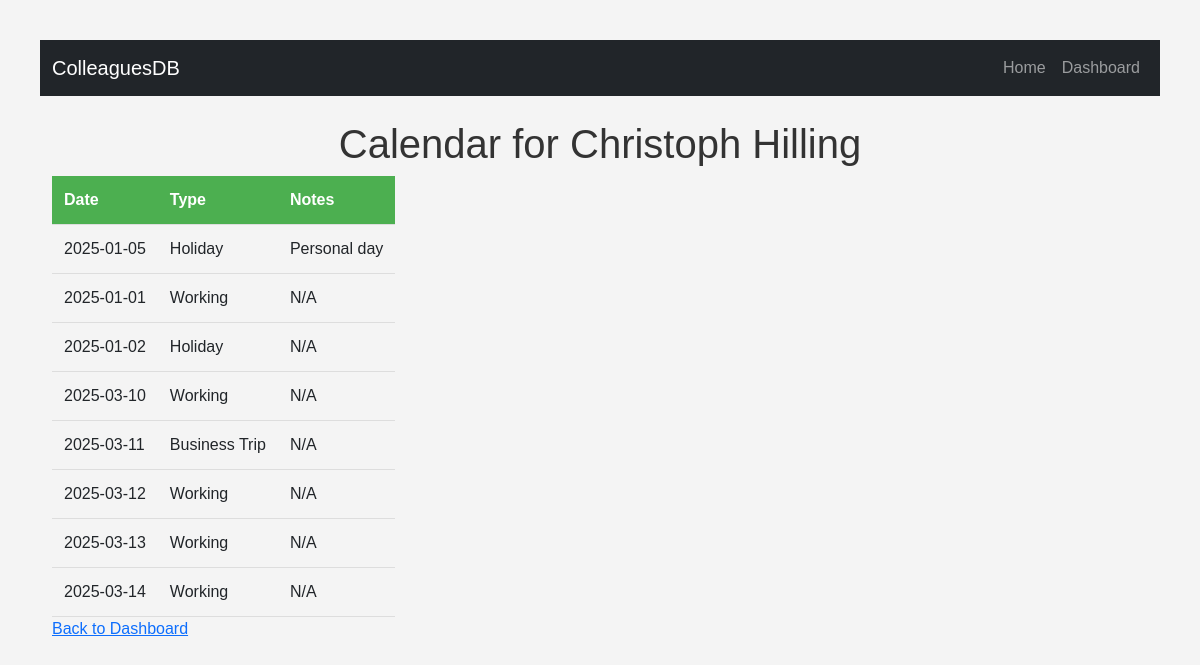
/calendar/1, run on an earlier commit of the app's database.
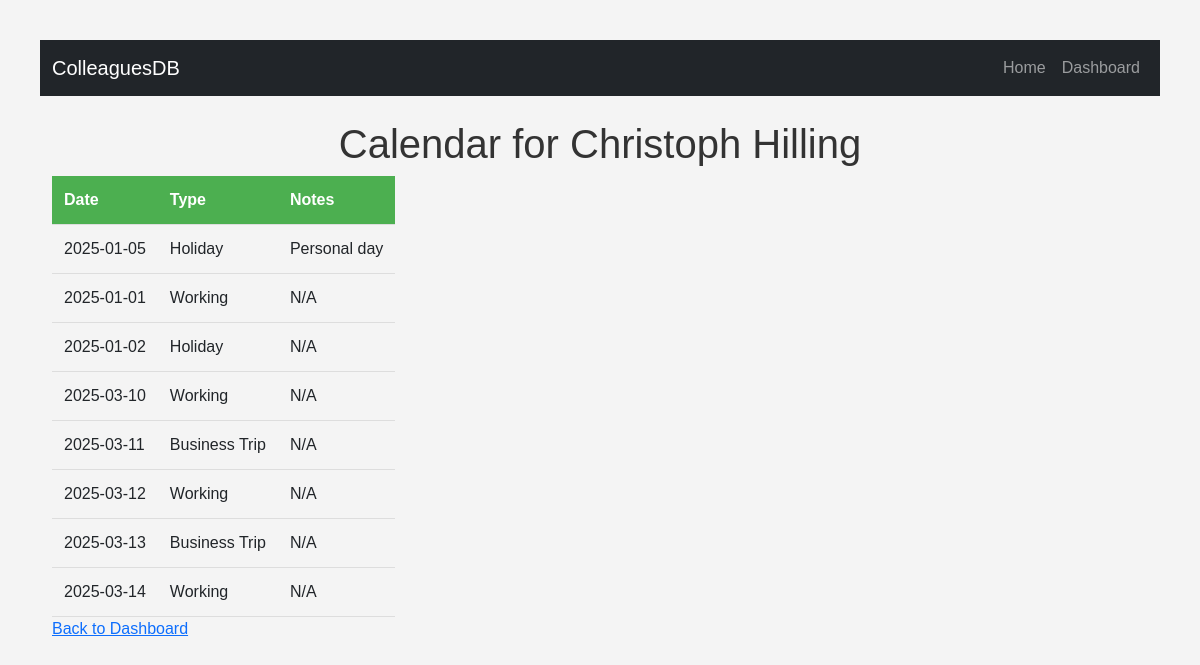
And on a later commit of the database.
### myapp/models.py (models this page shows)
class CalendarEntry(db.Model):
    id = db.Column(db.Integer, primary_key=True)
    colleague_id = db.Column(db.Integer, db.ForeignKey('colleague.id'), nullable=False)
    date = db.Column(db.Date, nullable=False)
    entry_type = db.Column(db.String(50))  # holiday, business_trip, etc.
    notes = db.Column(db.Text)

### myapp/__main__.py (the view)
@app.route('/calendar/<int:colleague_id>')
def calendar_view(colleague_id):
    colleague = Colleague.query.get_or_404(colleague_id)
    entries = CalendarEntry.query.filter_by(colleague_id=colleague_id).all()
    return render_template('calendar.html', colleague=colleague, entries=entries)

### myapp/templates/calendar.html
{% extends "base.html" %}
{% block content %}
<h1>Calendar for {{ colleague.name }}</h1>
<table>
    <thead>
        <tr>
            <th>Date</th>
            <th>Type</th>
            <th>Notes</th>
        </tr>
    </thead>
    <tbody>
        {% for entry in entries %}
        <tr>
            <td>{{ entry.date }}</td>
            <td>{{ entry.entry_type }}</td>
            <td>{{ entry.notes or 'N/A' }}</td>
        </tr>
        {% endfor %}
    </tbody>
</table>
<a href="{{ url_for('dashboard') }}">Back to Dashboard</a>
{% endblock %}

What changed in the data, as far as the page shows it:
changed CalendarEntry (number 7 of 8 on the later page): entry_type "Working" → "Business Trip"
